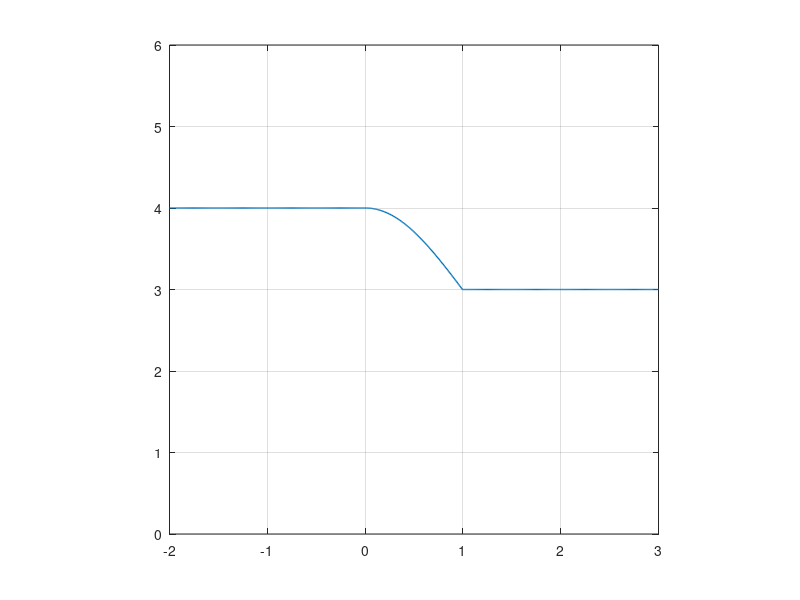

The MATLAB script that drew this image:
a= 4*ones(1,200);
t1= linspace(0,1,100);
b= cos(2*pi*t1/4)+3;
c= 3*ones(1,200);
t2= linspace(-2,3,500);
d= [a b c];
figure;
plot(t2,d,'lineWidth',1);
axis([-2 3 0 6], 'square'); grid on;
